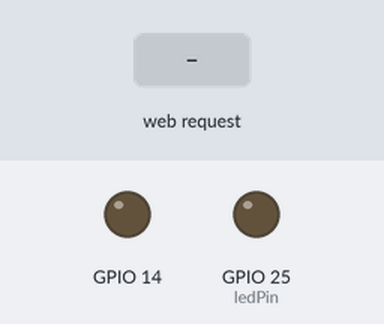
Recording of a sketch running on a simulated ESP32. Parts: output pins drawn as LEDs (lit = HIGH). The test bench sets the inputs (shaded band). WiFi joins after 1.5 s; servers stay silent unless stated; storage starts empty; what the sketch prints to the serial monitor is not drawn.

Above: at 4.7 s.
4.8 s: HTTP request GET /on received
At 5.1 s:
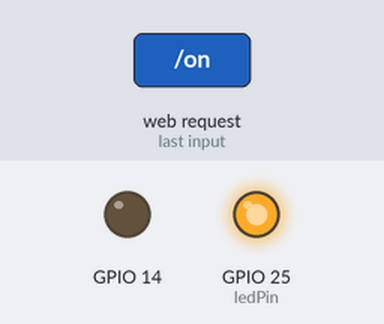
6.3 s: HTTP request GET /off received
At 7.4 s:
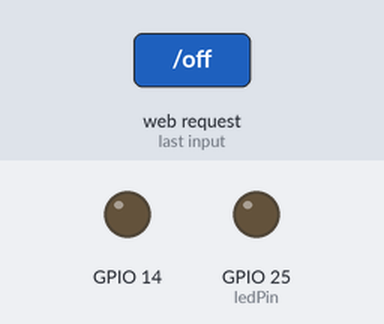
Timing chart, 0 to 9.3 s (numbered marks = the images above; inputs shaded):
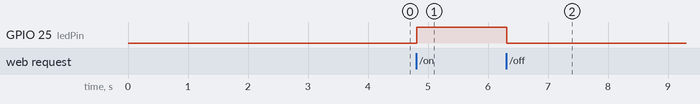

Measured:
- after the input at 4.8 s, GPIO 25 (ledPin): LOW → HIGH at once
- after the input at 6.3 s, GPIO 25 (ledPin): HIGH → LOW at once

The sketch:

HTTP_LED2.ino
```cpp
/*
  Universidad Nacional Autónoma de México
  Facultad de Ciencias
  Licenciatura en Ciencias de la Computación
  Seminario de Ciencias de la Computación A: Introducción al Internet de las Cosas

  Escrito por: M. en I. Valente Vázquez Velázquez
  Última modificación: 14-abril-2023
  https://sites.google.com/ciencias.unam.mx/introduccion-iot-fc/inicio
*/

//Bibliotecas----------------------------------
#include "WiFi.h"
#include "ESPAsyncWebServer.h"
#include "SPIFFS.h"

//Credenciales Red-----------------------------
const char* ssid = "Clase_IoT";
const char* password = "0123456789";

//LED GPIO-------------------------------------
const int ledPin = 25;
String ledState;

//Objeto AsyncWebServer, puerto 80-------------
AsyncWebServer server(80);

//Conexión WiFi--------------------------------
void setup_wifi() {
  delay(10);
  Serial.println();
  Serial.print("Conectando a: ");
  Serial.println(ssid);

  WiFi.begin(ssid, password);

  while (WiFi.status() != WL_CONNECTED) {
    delay(500);
    Serial.print(".");
  }

  Serial.println("");
  Serial.println("WiFi conectado");
  Serial.println("Dirección IP: ");
  Serial.println(WiFi.localIP());
  delay(2000);
}

//Acciones a realizar--------------------------
String processor(const String& var) {
  Serial.println(var);
  if (var == "STATE") {
    if (digitalRead(ledPin)) {
      ledState = "ON";
    }
    else {
      ledState = "OFF";
    }
    Serial.print("Estado LED: ");
    Serial.println(ledState);
    return ledState;
  }
  return String();
}

void setup() {
  Serial.begin(115200);
  setup_wifi();
  pinMode(ledPin, OUTPUT);
  pinMode(14, OUTPUT);
  digitalWrite(ledPin, LOW);
  digitalWrite(14, LOW);

  //Comenzar el servidor-----------------------
  server.begin();

  //Revisar archivos subidos a la memoria flash---
  if (!SPIFFS.begin(true)) {
    Serial.println("Error al leer SPIFFS");
    return;
  }

  //GET HTML----------------------------------
  server.on("/", HTTP_GET, [](AsyncWebServerRequest * request) {
    request->send(SPIFFS, "/index.html", String(), false, processor);
  });

  //Archivo CSS--------------------------------
  server.on("/style.css", HTTP_GET, [](AsyncWebServerRequest * request) {
    request->send(SPIFFS, "/style.css", "text/css");
  });

  //Ruta donde el LED estará en estado ON------
  server.on("/on", HTTP_GET, [](AsyncWebServerRequest * request) {
    digitalWrite(ledPin, HIGH);
    request->send(SPIFFS, "/index.html", String(), false, processor);
  });

  //Ruta donde el LED estará en estado OFF-----
  server.on("/off", HTTP_GET, [](AsyncWebServerRequest * request) {
    digitalWrite(ledPin, LOW);
    request->send(SPIFFS, "/index.html", String(), false, processor);
  });

  //Función para error 404
  server.onNotFound([](AsyncWebServerRequest * request) {
    request->send(404, "text/plain", "Error 404");
  });
}

void loop() {

}
```
